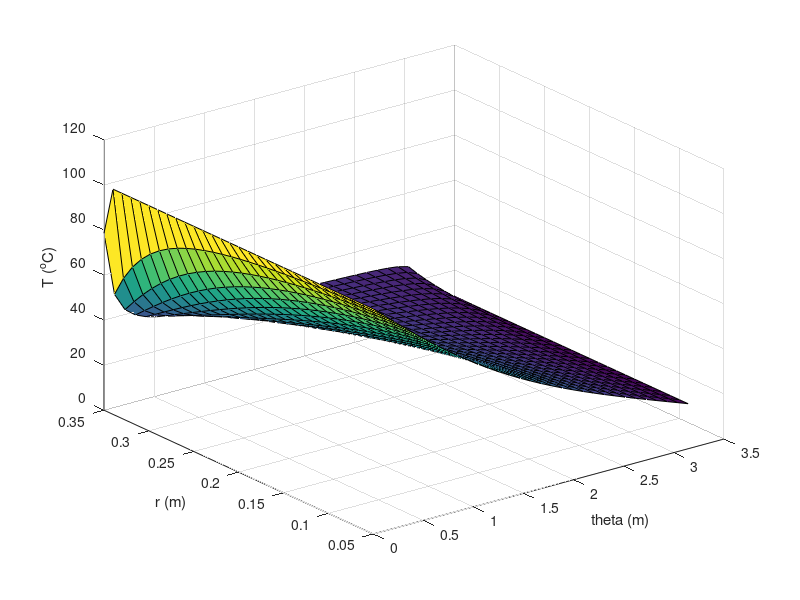

Write MATLAB code to recreate this figure.
clc;clear;close all

kk=0.34; Ta1=20; Ta2 = 100; Tinf = 30; h=15; 
Ri = 0.05; Ro = 0.35; THETA = pi;

ndr=30;
nr=ndr+1;
dr=(Ro-Ri)/ndr;
r=Ri:dr:Ro; 

ndt=30; % y = theta
nt=ndt+1;
dt=THETA/ndt;
t=0:dt:THETA;

n=nr*nt;

A=zeros(n,n);
b=zeros(n,1);

for k=nt+1:n-nt
    rk = r(fix(k/nt)+1);
    A(k,k+nt)=rk/dr^2+1/(2*dr);
    A(k,k-nt)=(-1/2/dr+rk/dr^2);
    A(k,k+1)=1/rk/dt^2;
    A(k,k-1)=1/rk/dt^2;
    A(k,k)=(-2/rk/dt^2-2*rk/dr^2);
    b(k)=0;
end

for k=1:nt  % left
    A(k,:)=0; A(k,k+nt)= 1; A(k,k)=-1; b(k)= 0;
end

for k=1:nt:n-ndt  % bottom
    A(k,:)=0; A(k,k)=1; b(k)=Ta2;
end

for k=n-ndt:n % right
    A(k,:)=0; A(k,k-nt)=+kk/dr; A(k,k)=(-kk/dr-h); b(k)=-h*Tinf;
end

for k=nt:nt:n  % up
    A(k,:)=0; A(k,k)=1; b(k)=Ta1; 
end

T=A\b;
T1 = zeros(nr,nt);
for i=1:nr
    for j=1:nt
        T1(i,j)=T((i-1)*nt+j);
    end
end

%[r,t] = meshgrid(t,r);
%[x,y] = pol2cart(r,t);
%surf(y,x,T1)
surf(t,r,T1)
xlabel('theta (m)')
ylabel('r (m)')
zlabel('T (^oC)')